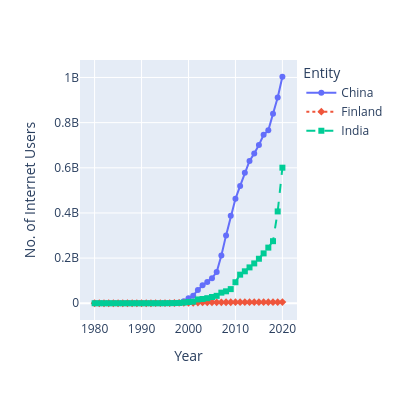

The code cell stored with this chart in its notebook:
### Code cell
px.line(data_frame=df_country, x='Year', y='No. of Internet Users', width=400, height=400, line_dash='Entity', color='Entity', symbol='Entity')

### Figure 1 — Plotly figure (JSON) as saved in the notebook; plotly's stock layout.template omitted (floating-point values rounded to 4 significant figures)
{"data": [{"hovertemplate": "Entity=China<br>Year=%{x}<br>No. of Internet Users=%{y}<extra></extra>", "legendgroup": "China", "line": {"color": "#636efa", "dash": "solid"}, "marker": {"symbol": "circle"}, "mode": "lines+markers", "name": "China", "orientation": "v", "showlegend": true, "type": "scatter", "x": [1980, 1981, 1982, 1983, 1984, 1985, 1986, 1987, 1988, 1989, 1990, 1991, 1992, 1993, 1994, 1995, 1996, 1997, 1998, 1999, 2000, 2001, 2002, 2003, 2004, 2005, 2006, 2007, 2008, 2009, 2010, 2011, 2012, 2013, 2014, 2015, 2016, 2017, 2018, 2019, 2020], "xaxis": "x", "y": [0, 0, 0, 0, 0, 0, 0, 0, 0, 0, 0, 0, 0, 2017, 14102, 60356, 160682, 400984, 2101421, 8890827, 22449303, 33595872, 58867578, 79910145, 94667627, 111218923, 138178103, 211442115, 300617785, 387007303, 462429626, 519767537, 578056810, 630253951, 663505855, 701038864, 745805312, 765779840, 838905119, 911554782, 1003218650], "yaxis": "y"}, {"hovertemplate": "Entity=Finland<br>Year=%{x}<br>No. of Internet Users=%{y}<extra></extra>", "legendgroup": "Finland", "line": {"color": "#EF553B", "dash": "dot"}, "marker": {"symbol": "diamond"}, "mode": "lines+markers", "name": "Finland", "orientation": "v", "showlegend": true, "type": "scatter", "x": [1980, 1981, 1982, 1983, 1984, 1985, 1986, 1987, 1988, 1989, 1990, 1991, 1992, 1993, 1994, 1995, 1996, 1997, 1998, 1999, 2000, 2001, 2002, 2003, 2004, 2005, 2006, 2007, 2008, 2009, 2010, 2011, 2012, 2013, 2014, 2015, 2016, 2017, 2018, 2019, 2020], "xaxis": "x", "y": [0, 0, 0, 0, 0, 0, 0, 0, 0, 0, 20000, 70066, 95139, 130134, 250104, 710019, 859931, 1000165, 1311708, 1668203, 1928058, 2236309, 3246727, 3608432, 3784653, 3907273, 4195094, 4272207, 4445687, 4403987, 4660153, 4779848, 4865982, 4977352, 4725802, 4735464, 4819506, 4817916, 4902695, 4947707, 5096511], "yaxis": "y"}, {"hovertemplate": "Entity=India<br>Year=%{x}<br>No. of Internet Users=%{y}<extra></extra>", "legendgroup": "India", "line": {"color": "#00cc96", "dash": "dash"}, "marker": {"symbol": "square"}, "mode": "lines+markers", "name": "India", "orientation": "v", "showlegend": true, "type": "scatter", "x": [1980, 1981, 1982, 1983, 1984, 1985, 1986, 1987, 1988, 1989, 1990, 1991, 1992, 1993, 1994, 1995, 1996, 1997, 1998, 1999, 2000, 2001, 2002, 2003, 2004, 2005, 2006, 2007, 2008, 2009, 2010, 2011, 2012, 2013, 2014, 2015, 2016, 2017, 2018, 2019, 2020], "xaxis": "x", "y": [0, 0, 0, 0, 0, 0, 0, 0, 0, 0, 0, 0, 1010, 2021, 10110, 252920, 455593, 709331, 1420073, 2842899, 5589912, 7122787, 16890688, 18845094, 22454138, 27573640, 32890943, 46992826, 52854988, 62650376, 93046022, 126642456, 141468081, 158809242, 176478273, 197107112, 220874988, 246463630, 274913663, 406634942, 600446441], "yaxis": "y"}], "layout": {"height": 400, "legend": {"title": {"text": "Entity"}, "tracegroupgap": 0}, "margin": {"t": 60}, "width": 400, "xaxis": {"anchor": "y", "domain": [0, 1], "title": {"text": "Year"}}, "yaxis": {"anchor": "x", "domain": [0, 1], "title": {"text": "No. of Internet Users"}}}}
